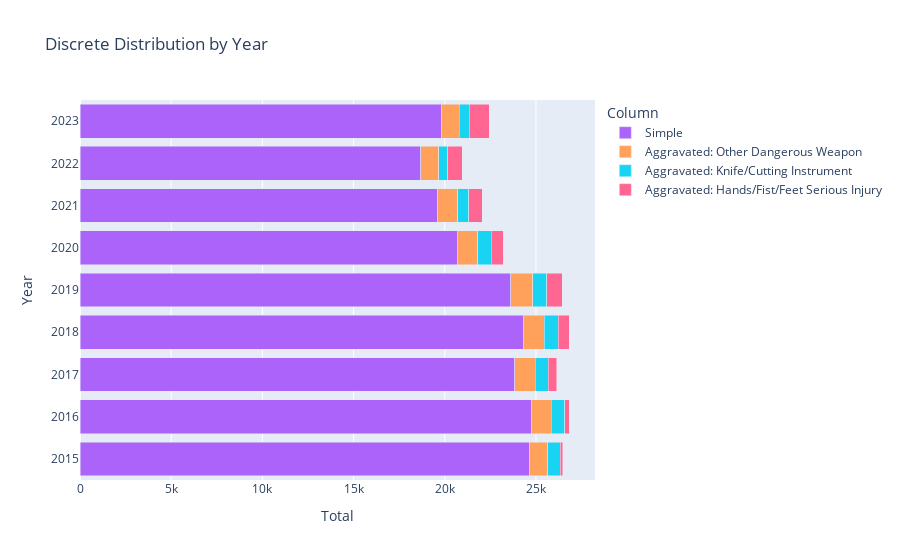

The notebook cell saved with this chart:
### Code cell
fig = px.bar(df_melted, x='Value', y='Date', color='Column', orientation='h',
             title='Discrete Distribution by Year',
             labels={'Value': 'Total', 'Date': 'Year'},
             color_discrete_map={'Column1': 'blue', 'Column2': 'green', 'Column3': 'red'},
             barmode='stack')

fig.show()

### Figure 1 — Plotly figure (JSON) as saved in the notebook; plotly's stock layout.template omitted (floating-point values rounded to 4 significant figures)
{"data": [{"alignmentgroup": "True", "hovertemplate": "Column=Simple<br>Total=%{x}<br>Year=%{y}<extra></extra>", "legendgroup": "Simple", "marker": {"color": "#ab63fa", "pattern": {"shape": ""}}, "name": "Simple", "offsetgroup": "Simple", "orientation": "h", "showlegend": true, "textposition": "auto", "type": "bar", "x": [24619, 24752, 23832, 24291, 23608, 20686, 19625, 18689, 19819], "xaxis": "x", "y": [2015, 2016, 2017, 2018, 2019, 2020, 2021, 2022, 2023], "yaxis": "y"}, {"alignmentgroup": "True", "hovertemplate": "Column=Aggravated: Other Dangerous Weapon<br>Total=%{x}<br>Year=%{y}<extra></extra>", "legendgroup": "Aggravated: Other Dangerous Weapon", "marker": {"color": "#FFA15A", "pattern": {"shape": ""}}, "name": "Aggravated: Other Dangerous Weapon", "offsetgroup": "Aggravated: Other Dangerous Weapon", "orientation": "h", "showlegend": true, "textposition": "auto", "type": "bar", "x": [1019, 1089, 1132, 1175, 1210, 1127, 1077, 973, 981], "xaxis": "x", "y": [2015, 2016, 2017, 2018, 2019, 2020, 2021, 2022, 2023], "yaxis": "y"}, {"alignmentgroup": "True", "hovertemplate": "Column=Aggravated: Knife/Cutting Instrument<br>Total=%{x}<br>Year=%{y}<extra></extra>", "legendgroup": "Aggravated: Knife/Cutting Instrument", "marker": {"color": "#19d3f3", "pattern": {"shape": ""}}, "name": "Aggravated: Knife/Cutting Instrument", "offsetgroup": "Aggravated: Knife/Cutting Instrument", "orientation": "h", "showlegend": true, "textposition": "auto", "type": "bar", "x": [691, 728, 718, 757, 773, 722, 609, 488, 534], "xaxis": "x", "y": [2015, 2016, 2017, 2018, 2019, 2020, 2021, 2022, 2023], "yaxis": "y"}, {"alignmentgroup": "True", "hovertemplate": "Column=Aggravated: Hands/Fist/Feet Serious Injury<br>Total=%{x}<br>Year=%{y}<extra></extra>", "legendgroup": "Aggravated: Hands/Fist/Feet Serious Injury", "marker": {"color": "#FF6692", "pattern": {"shape": ""}}, "name": "Aggravated: Hands/Fist/Feet Serious Injury", "offsetgroup": "Aggravated: Hands/Fist/Feet Serious Injury", "orientation": "h", "showlegend": true, "textposition": "auto", "type": "bar", "x": [152, 255, 462, 590, 860, 673, 745, 806, 1104], "xaxis": "x", "y": [2015, 2016, 2017, 2018, 2019, 2020, 2021, 2022, 2023], "yaxis": "y"}], "layout": {"barmode": "stack", "legend": {"title": {"text": "Column"}, "tracegroupgap": 0}, "title": {"text": "Discrete Distribution by Year"}, "xaxis": {"anchor": "y", "domain": [0, 1], "title": {"text": "Total"}}, "yaxis": {"anchor": "x", "domain": [0, 1], "title": {"text": "Year"}}}}
